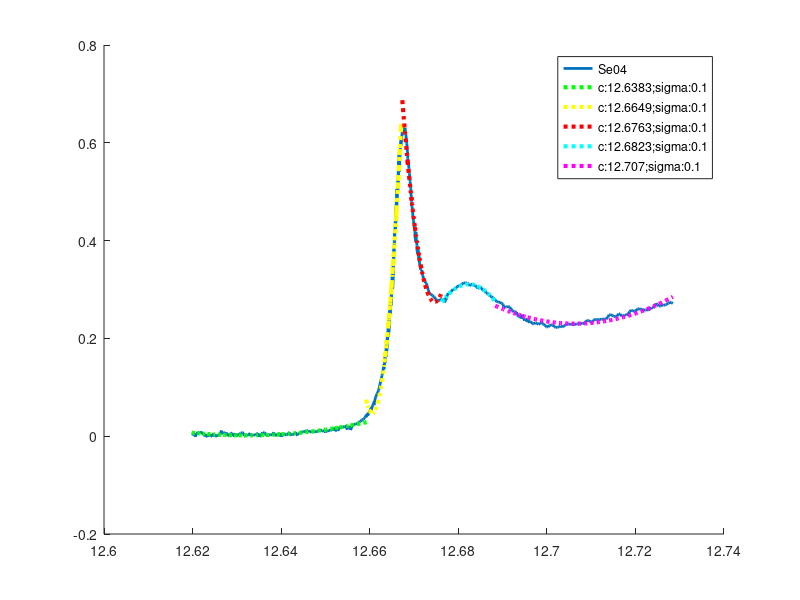

This chart was generated by the following MATLAB code:
format long
clear; clc; close all

x = csvread('SeO4.csv');

coluna1 = x(:,1);
coluna2 = x(:,2);

k = 2;

% ===============================================================================

col1_01 = x(1:140,1);
col1_01 = col1_01 - 12;

col2_01 = x(1:140,2);

c_1 = col1_01(70);
sigma_1 = 0.1;

pesos = exp(-((abs(col1_01-c_1)/sigma_1).^2));
tam_coluna1 = length(col1_01);
W = diag(pesos);
X = vander(col1_01);
X = X(:, tam_coluna1 - k : tam_coluna1);

aprox = ((X' * W * X) \ (X' * W * col2_01));

f_1 = X*aprox;

% ===============================================================================

col1_02 = x(141:230,1);
col1_02 = col1_02 - 12;


col2_02 = x(141:230,2);

c_2 = col1_02(40);
sigma_2 = 0.1;

pesos = exp(-((abs(col1_02-c_2)/sigma_2).^2));
tam_coluna1 = length(col1_02);
W = diag(pesos);
X = vander(col1_02);
X = X(:, tam_coluna1 - k : tam_coluna1);

aprox = ((X' * W * X) \ (X' * W * col2_02));

f_2 = X*aprox;

% ===============================================================================

col1_03 = x(231:290,1);
col1_03 = col1_03 - 12;

col2_03 = x(231:290,2);

c_3 = col1_03(60);
sigma_3 = 0.1;

pesos = exp(-((abs(col1_03-c_3)/sigma_3).^2));
tam_coluna1 = length(col1_03);
W = diag(pesos);
X = vander(col1_03);
X = X(:, tam_coluna1 - k : tam_coluna1);

aprox = ((X' * W * X) \ (X' * W * col2_03));

f_3 = X*aprox;

% ===============================================================================

col1_04 = x(290:330,1);
col1_04 = col1_04 - 12;


col2_04 = x(290:330,2);

c_4 = col1_04(20);
sigma_4 = 0.1;

pesos = exp(-((abs(col1_04-c_4)/sigma_4).^2));
tam_coluna1 = length(col1_04);
W = diag(pesos);
X = vander(col1_04);
X = X(:, tam_coluna1 - k : tam_coluna1);

aprox = ((X' * W * X) \ (X' * W * col2_04));

f_4 = X*aprox;

% ==============================================================================

col1_05 = x(330:450,1);
col1_05 = col1_05 - 12;


col2_05 = x(330:450,2);

c_5 = col1_05(60);
sigma_5 = 0.1;

pesos = exp(-((abs(col1_05-c_5)/sigma_4).^2));
tam_coluna1 = length(col1_05);
W = diag(pesos);
X = vander(col1_05);
X = X(:, tam_coluna1 - k : tam_coluna1);

aprox = ((X' * W * X) \ (X' * W * col2_05));

f_5 = X*aprox;

% ==============================================================================

hold on
plot(coluna1, coluna2, 'DisplayName','Se04', 'LineWidth', 2);

lgd_01 = strcat('c: ', num2str(c_1+12),"; ", "sigma: ", num2str(sigma_1));
plot(coluna1(1:140), f_1, ':g', 'LineWidth', 3, 'DisplayName',lgd_01);

lgd_02 = strcat('c: ', num2str(c_2+12),"; ", "sigma: ", num2str(sigma_2));
plot(coluna1(141:230), f_2, ':y', 'LineWidth', 3, 'DisplayName',lgd_02);

lgd_03 = strcat('c: ', num2str(c_3+12),"; ", "sigma: ", num2str(sigma_3));
plot(coluna1(231:290), f_3, ':r', 'LineWidth', 3, 'DisplayName',lgd_03);

lgd_04 = strcat('c: ', num2str(c_4+12),"; ", "sigma: ", num2str(sigma_4));
plot(coluna1(290:330), f_4, ':c', 'LineWidth', 3, 'DisplayName',lgd_04);

lgd_05 = strcat('c: ', num2str(c_5+12),"; ", "sigma: ", num2str(sigma_5));
plot(coluna1(330:450), f_5, ':m', 'LineWidth', 3, 'DisplayName',lgd_05);
hold off

lgd = legend;

hold off
